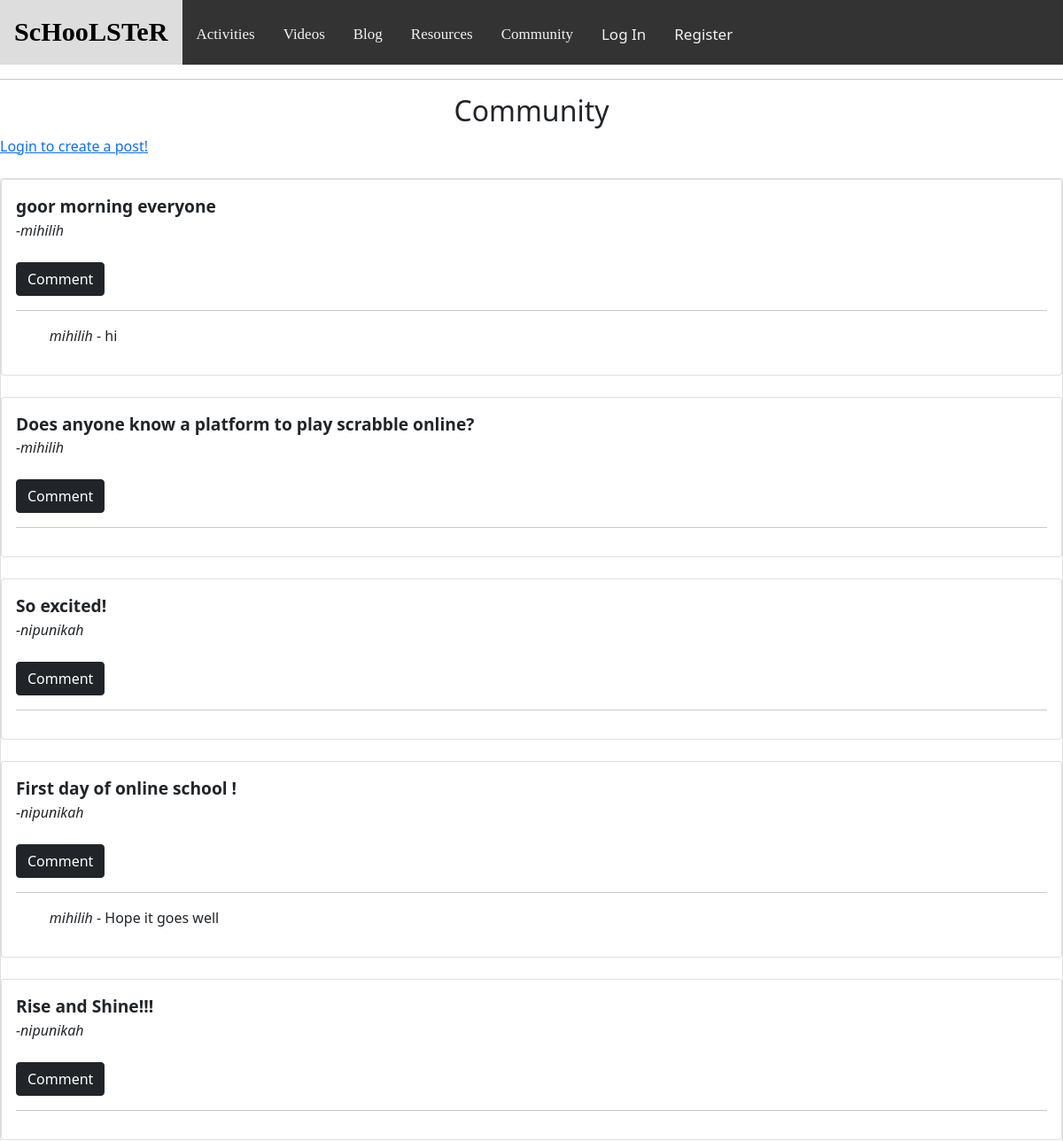
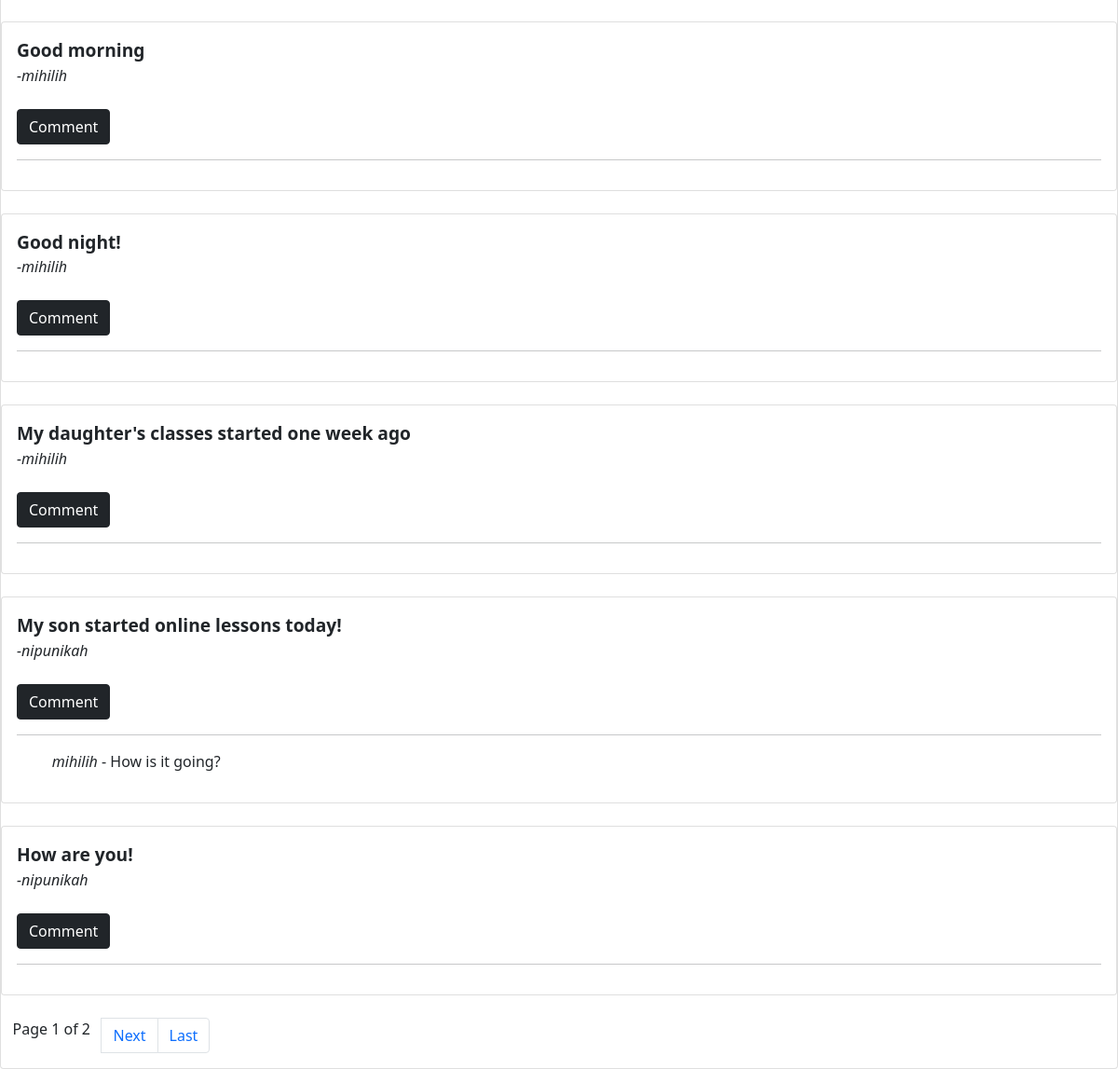
/community/, run on the app's committed database (2 pictures, top to bottom).
### final/models.py (models this page shows)
class Post(models.Model):
    id=models.AutoField(primary_key=True)
    user=models.ForeignKey(User, on_delete=models.CASCADE, related_name="user", blank=False)
    content=models.TextField(max_length=1000, blank = False)
    comments=models.ManyToManyField(Comment, default=None, blank= True)

class User(AbstractUser):
    id=models.AutoField(primary_key=True)
    points=models.IntegerField(default=0)
    editor=models.BooleanField(default=False)
    pass

class Comment(models.Model):
    id=models.AutoField(primary_key=True)
    user=models.ForeignKey(User, on_delete=models.CASCADE, related_name="commenter")
    content=models.TextField(max_length=1000, blank = False)

### final/views.py (the view)
# urls.py: path("community/", views.community, name="community"),
def community(request):
    if request.method=="GET":
        postlist=Post.objects.all().order_by('-id')
        posts=[]
        for post1 in postlist:
            posts.append(post1)
        paginator = Paginator(posts, 10)
        page_number = request.GET.get('page')
        page_obj = paginator.get_page(page_number)
        comments=Comment.objects.all()
        return render(request, "final/community.html", {
            'page_obj': page_obj,
            'comments':comments
        })
    else:
        post=Post()
        post.content = request.POST["post"]
        post.user = User.objects.get(id=request.user.id)
        post.save()
        return redirect('community')

### final/templates/final/community.html (shortened to what this page needs)
{% extends "final/layout.html" %}
{% load static %}
{% block body %}
    <h2  style="text-align: center;">Community</h2>
    {% if user.is_authenticated %}
        <form action="{% url 'community' %}" method="post">
            {% csrf_token %}
            <div class="form-group">
                <textarea class="form-control border-dark" id="post" name="post" placeholder="Say something!" style="max-width: 85rem; margin: 0.7%;" rows="5" required></textarea>
            </div>
            <input class="btn btn-dark" type="submit" value="Post" style="margin-left: 1%;">
        </form>
        <hr>
    {% else %}
    <a href="{% url 'login' %}">Login to create a post!</a><br>
    {% endif %}
    <br>
    <div class="card">
        {% for post in page_obj %}
            <div class="card">
                <div class="card-body">
                    <b><p class="card-text" id="post_content_{{post.id}}" style="font-size:120%;">{{post.content}}</p></b>
                    <i><p class="card-text" id="post_content_{{post.id}}" style="font-size:100%;">-{{post.user}}</p></i>
                    {% if post.user == user%}
                        <textarea class="form-control mb-2" id="edit_box_{{post.id}}" name="edit_box" style="display:none;">{{post.content}}</textarea>
                        <button id="edit_button_{{post.id}}" class="btn btn-dark" style="display:none;">Save</button></br>
                    {% else %}
                        <br/>
                    {% endif %}
                    <button class="btn btn-dark" id="comment_{{post.id}}" onclick="comment('{{ post.id }}')" >Comment</button>
                    <hr id="line2">
                    <div id="comment_list_{{post.id}}">
                        {%for comment in comments%}
                            {%if comment in post.comments.all%}
                            <div>
                                <i><p style="margin-left: 1cm;">{{comment.user}}</i> - {{comment.content}}</p>
                            </div>
                            {%endif%}
                        {%endfor%}
                    </div>
                </div>
            </div></br>
            {% empty %}
                No posts yet
            {% endfor %}
            <nav aria-label="Page navigation example">
                <ul class="pagination">
                    <span class="current">
                        &nbsp&nbsp Page {{ page_obj.number }} of {{ page_obj.paginator.num_pages }} &nbsp&nbsp
                    </span>
                    {% if page_obj.has_next %}
                    <li class="page-item"><a class="page-link" href="?page={{ page_obj.next_page_number }}">Next</a></li>
                    <li class="page-item"><a class="page-link" href="?page={{ page_obj.paginator.num_pages }}">Last</a></li>
                    {% endif %}
                </ul>
            </nav>
        </div>
{% endblock %}

### final/templates/final/layout.html (shortened to what this page needs)
{% load static %}
<!DOCTYPE html>
<html lang="en">
    <head>
        <link href="https://cdn.jsdelivr.net/npm/bootstrap@5.0.2/dist/css/bootstrap.min.css" rel="stylesheet">
        <link href="{% static 'final/styles.css' %}" rel="stylesheet">
        <link rel="stylesheet" href="https://cdnjs.cloudflare.com/ajax/libs/font-awesome/4.7.0/css/font-awesome.min.css">
    </head>
    <body
        {% block style %}{% endblock %}>
        <div class="topnav" id="myTopnav" style="align-items: center;">
            <a href="{% url 'index' %}" style="font-size: 0.8cm;font-family: Copperplate, Papyrus, fantasy;"><b>ScHooLSTeR</b></a>
            <a href="{% url 'activities' %}" style="height: 50px;line-height: 50px;text-align: center;font-family: Copperplate, Papyrus, fantasy;">Activities</a>
            <a href="{% url 'video' %}" style="height: 50px;line-height: 50px;text-align: center;font-family: Copperplate, Papyrus, fantasy;">Videos</a>
            <a href="{% url 'articles' %}" style="height: 50px;line-height: 50px;text-align: center;font-family: Copperplate, Papyrus, fantasy;">Blog</a>
            <a href="{% url 'resources' %}" style="height: 50px;line-height: 50px;text-align: center; font-family: Copperplate, Papyrus, fantasy;">Resources</a>
            <a href="{% url 'community' %}" style="height: 50px;line-height: 50px;text-align: center;font-family: Copperplate, Papyrus, fantasy;">Community</a>
            {% if user.is_authenticated %}
                <a href="{% url 'logout' %}" style="height: 50px;line-height: 50px;text-align: center;font-family: Copperplate, Papyrus, fantasy;">Log Out</a>
            {% else %}
                <a href="{% url 'login' %}" style="height: 50px;line-height: 50px;text-align: center;">Log In</a>
                <a href="{% url 'register' %}" style="height: 50px;line-height: 50px;text-align: center;">Register</a>
            {% endif %}
        </div>
        <hr>
        <div class="body">
            {% block body %}
            {% endblock %}
        </div>
    </body>
</html>

### final/templates/final/layout.html (style rules this page uses)
.topnav { overflow: hidden; background-color: #333; }
.topnav a { float: left; display: block; color: #f2f2f2; text-align: center; padding: 14px 16px; text-decoration: none; font-size: 17px; }

### data on the page
Post: content "goor morning everyone", user "mihilih"
Comment: user "mihilih", content "hi"
Post: content "Does anyone know a platform to play scrabble online?", user "mihilih"
Post: content "So excited!", user "nipunikah"
Post: content "First day of online school !", user "nipunikah"
Comment: user "mihilih", content "Hope it goes well"
Post: content "Rise and Shine!!!", user "nipunikah"
Post: content "Good morning", user "mihilih"
Post: content "Good night!", user "mihilih"
Post: content "My daughter's classes started one week ago", user "mihilih"
Post: content "My son started online lessons today!", user "nipunikah"
Comment: user "mihilih", content "How is it going?"
Post: content "How are you!", user "nipunikah"

### other printed values
{{ page_obj.number }} "1"
{{ page_obj.paginator.num_pages }} "2"
